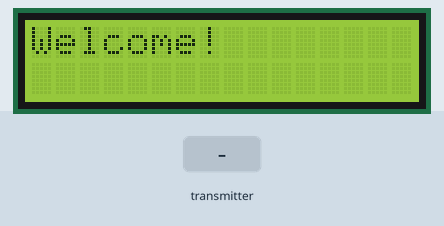
Recording of a sketch running on a simulated Arduino Nano, built with avr-gcc and run on an emulated ATmega328P. On the bench: 16×2 character LCD. Inputs (shaded band) come from the test bench. No radio packets arrive unless stated.

Above: at 0.1 s.
3.3 s: the transmitter starts sending gotByte = 64
At 3.9 s:
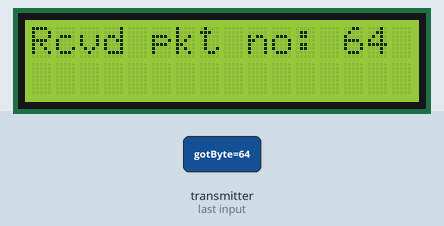
At 4.7 s:
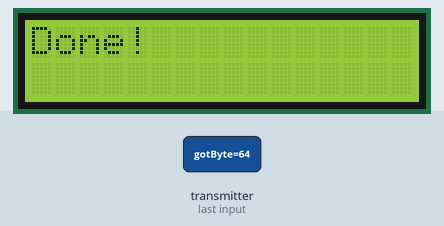
Timing chart, 0 to 6.3 s (numbered marks = the images above; inputs shaded):
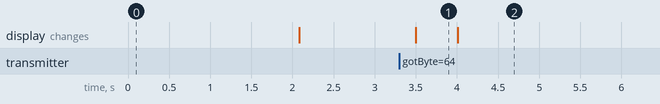

The sketch:

nRF_RX_LCD.ino
```cpp
#include <SPI.h>
#include <RF24.h>
#include <nRF24L01.h>    //Loading relevant libraries
#include <LiquidCrystal_I2C.h>
#include <Wire.h>

const int pinCE = 9;    //Tells if SPI communication is command or message
const int pinCSN = 10;  //Sets module to active or standby mode
byte gotByte = 0;      //Used to store payload from transmitter module
bool done = false;     //Termination condition
RF24 nano(pinCE, pinCSN);   //Creates an nRF object
const uint64_t pAddress = 0xB00B1E5000LL;   //Defines pipe address (same as transmitter module)
                                            //LL shows long long type
LiquidCrystal_I2C lcd(63,2,1,0,4,5,6,7,3,POSITIVE);

void setup()
{
  //Serial.begin(9600);   //Opens Serial Port
  lcd.begin(16,2);        //Initialising 16x2 display
  lcd.clear();
  lcd.setCursor(0,0);
  lcd.print("Welcome!");
  nano.begin();       //Starts nRF module
  nano.setAutoAck(1); //Ensure AutoAck is enabled
  nano.enableAckPayload();  //Allows optional payload on Ack packet
  nano.setRetries(5, 15);   //5*250us retry for maximum 15 times
  nano.openReadingPipe(1, pAddress);    //Open pipe for receiving messages
  nano.startListening();
  delay(2000);
  lcd.clear();
  lcd.setCursor(0,0);
}

void loop()
{
  if(gotByte >= 9 & !done)    //Once 10 packets are received, send ack packet with payload to signal end
  {
    char cArray[5] = "Done";    //Create array to store done, 5th character for null (terminating) character
    nano.writeAckPayload(1, cArray, sizeof(cArray));    //Send ack payload
    //Arguments are: pipelinr number, pointer to variable, variable size
  }
  //Now loop until all of payload data is received, here, loop should run only once
  while(nano.available() & !done)
  {
    nano.read(&gotByte, 1);   //Read one byte of data and store in gotByte variable
    lcd.print("Rcvd pkt no: ");
    lcd.print(gotByte);
    delay(500);
    lcd.clear();
    lcd.setCursor(0,0);

    if(gotByte > 9)
  {
    done = true;
    lcd.print("Done!");
  }
  }


  delay(200);
}
```

Measured:
- after the input at 3.3 s, the display: changes after 0.20 s (image 1)
- what the display in image 1 shows lasts 0.5 s, from 3.5 s to 4.0 s
